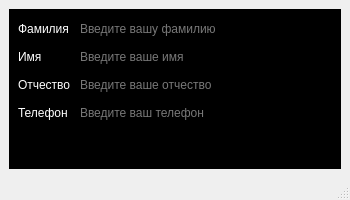
<?xml version="1.0" encoding="UTF-8"?>
<ui version="4.0">
 <class>MainWindow</class>
 <widget class="QMainWindow" name="MainWindow">
  <property name="geometry">
   <rect>
    <x>0</x>
    <y>0</y>
    <width>350</width>
    <height>200</height>
   </rect>
  </property>
  <property name="sizePolicy">
   <sizepolicy hsizetype="Fixed" vsizetype="Fixed">
    <horstretch>0</horstretch>
    <verstretch>0</verstretch>
   </sizepolicy>
  </property>
  <property name="minimumSize">
   <size>
    <width>350</width>
    <height>200</height>
   </size>
  </property>
  <property name="maximumSize">
   <size>
    <width>350</width>
    <height>200</height>
   </size>
  </property>
  <property name="windowTitle">
   <string>MainWindow</string>
  </property>
  <widget class="QWidget" name="centralwidget">
   <layout class="QVBoxLayout" name="verticalLayout_2">
    <item>
     <widget class="QWidget" name="widget" native="true">
      <property name="styleSheet">
       <string notr="true">background-color: rgb(0, 0, 0);</string>
      </property>
      <layout class="QVBoxLayout" name="verticalLayout">
       <item>
        <layout class="QFormLayout" name="formLayout">
         <item row="0" column="0">
          <widget class="QLabel" name="Label">
           <property name="styleSheet">
            <string notr="true">color: rgb(255, 255, 255);</string>
           </property>
           <property name="text">
            <string>Фамилия</string>
           </property>
          </widget>
         </item>
         <item row="0" column="1">
          <widget class="QLineEdit" name="LineEdit">
           <property name="whatsThis">
            <string/>
           </property>
           <property name="autoFillBackground">
            <bool>false</bool>
           </property>
           <property name="styleSheet">
            <string notr="true">color: rgb(120, 120, 120);</string>
           </property>
           <property name="text">
            <string>Введите вашу фамилию</string>
           </property>
          </widget>
         </item>
         <item row="1" column="0">
          <widget class="QLabel" name="Label_2">
           <property name="styleSheet">
            <string notr="true">color: rgb(255, 255, 255);</string>
           </property>
           <property name="text">
            <string>Имя</string>
           </property>
          </widget>
         </item>
         <item row="1" column="1">
          <widget class="QLineEdit" name="LineEdit_2">
           <property name="styleSheet">
            <string notr="true">color: rgb(120, 120, 120);</string>
           </property>
           <property name="text">
            <string>Введите ваше имя</string>
           </property>
          </widget>
         </item>
         <item row="2" column="0">
          <widget class="QLabel" name="Label_3">
           <property name="styleSheet">
            <string notr="true">color: rgb(255, 255, 255);

</string>
           </property>
           <property name="text">
            <string>Отчество</string>
           </property>
          </widget>
         </item>
         <item row="2" column="1">
          <widget class="QLineEdit" name="LineEdit_3">
           <property name="styleSheet">
            <string notr="true">color: rgb(120, 120, 120);
</string>
           </property>
           <property name="text">
            <string>Введите ваше отчество</string>
           </property>
          </widget>
         </item>
         <item row="3" column="0">
          <widget class="QLabel" name="Label_4">
           <property name="styleSheet">
            <string notr="true">color: rgb(255, 255, 255);</string>
           </property>
           <property name="text">
            <string>Телефон</string>
           </property>
          </widget>
         </item>
         <item row="3" column="1">
          <widget class="QLineEdit" name="LineEdit_4">
           <property name="styleSheet">
            <string notr="true">color: rgb(120, 120, 120);</string>
           </property>
           <property name="text">
            <string>Введите ваш телефон</string>
           </property>
          </widget>
         </item>
        </layout>
       </item>
      </layout>
     </widget>
    </item>
   </layout>
  </widget>
  <widget class="QMenuBar" name="menubar">
   <property name="geometry">
    <rect>
     <x>0</x>
     <y>0</y>
     <width>350</width>
     <height>22</height>
    </rect>
   </property>
  </widget>
  <widget class="QStatusBar" name="statusbar"/>
 </widget>
 <resources/>
 <connections/>
</ui>
